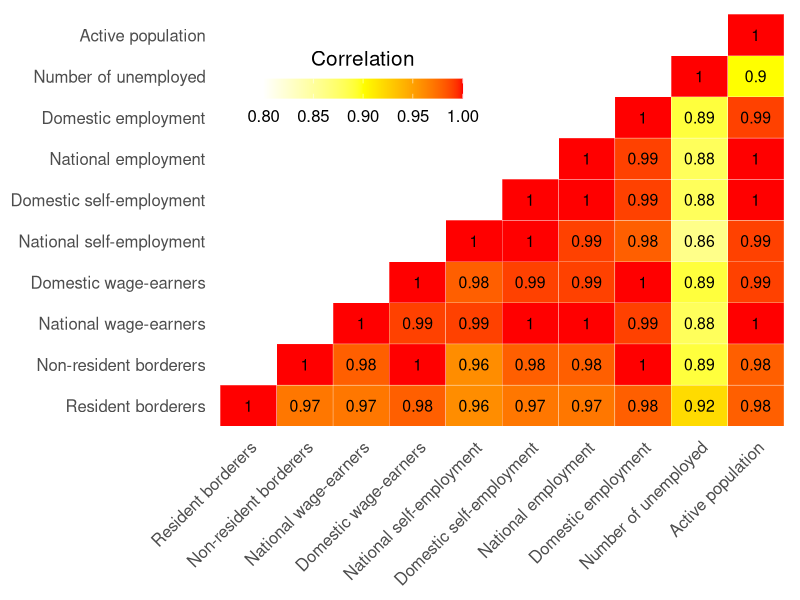
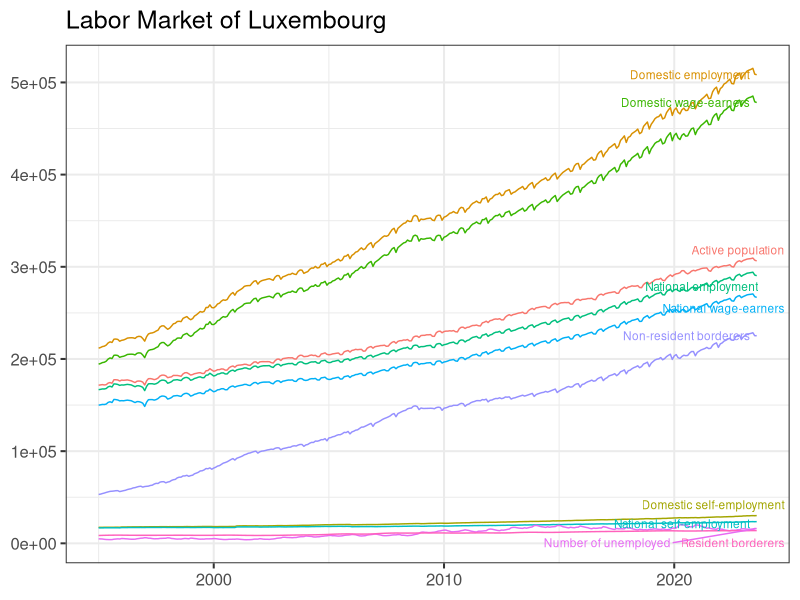
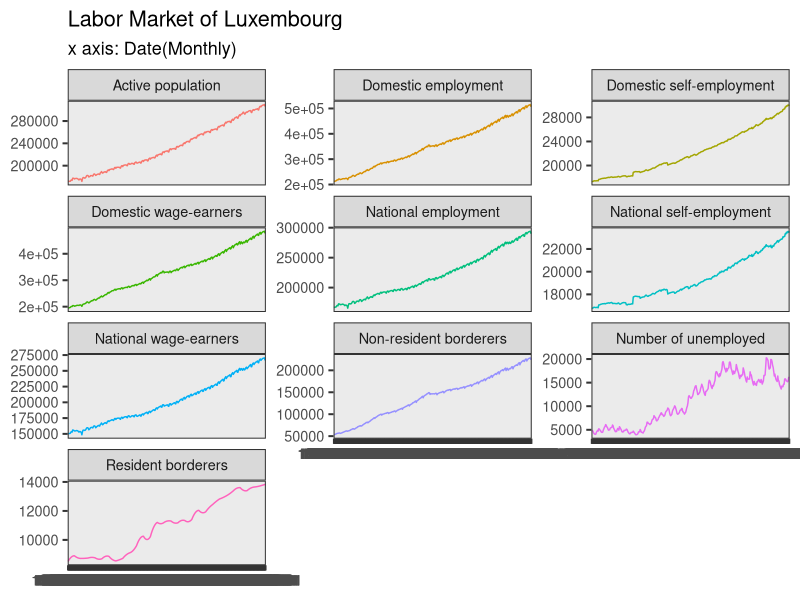
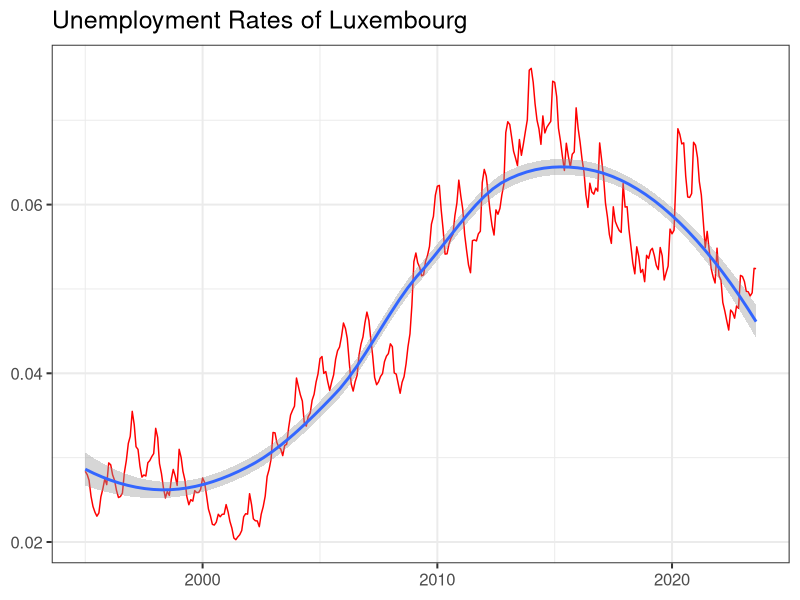
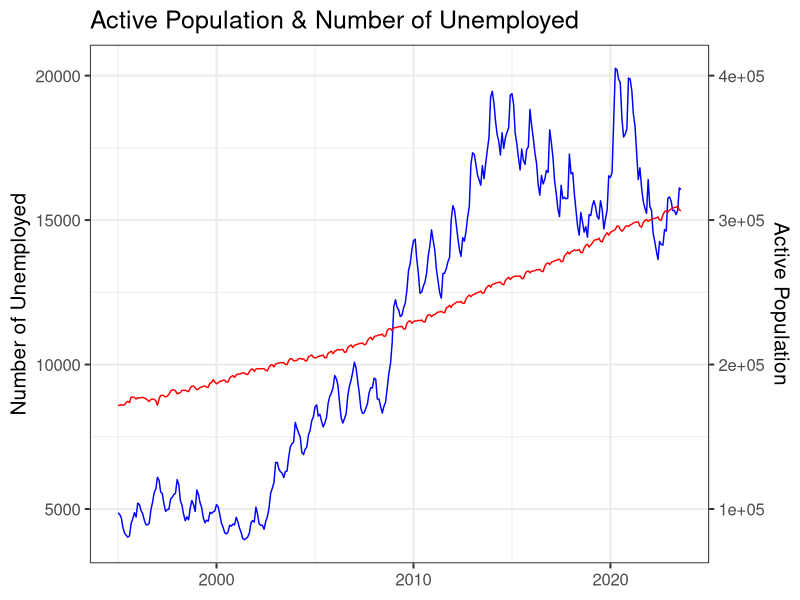
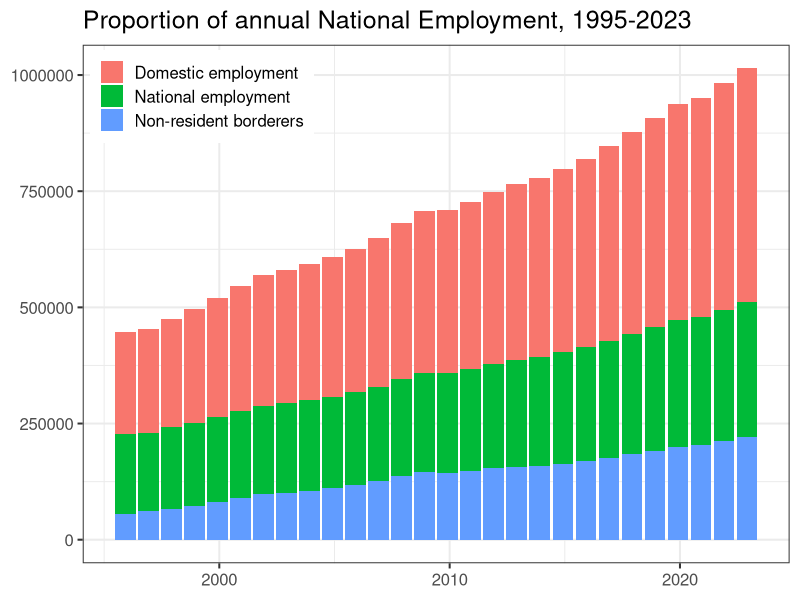
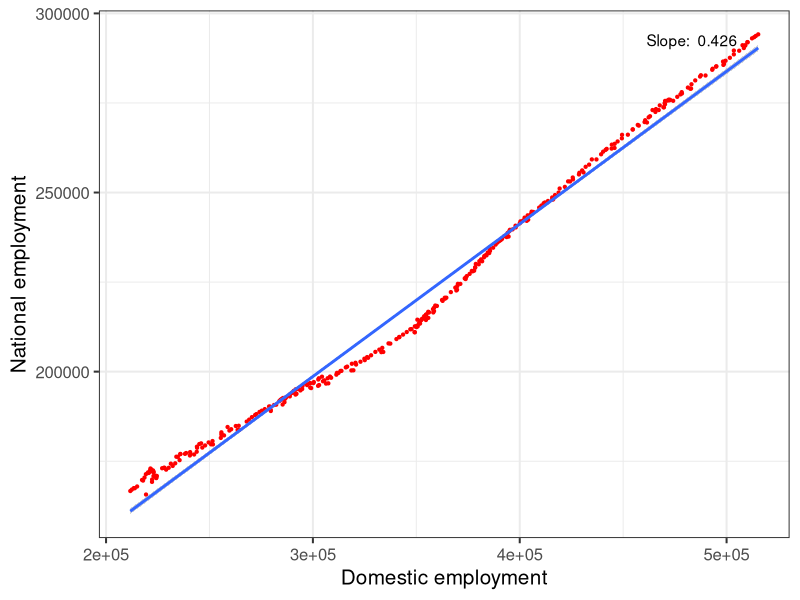
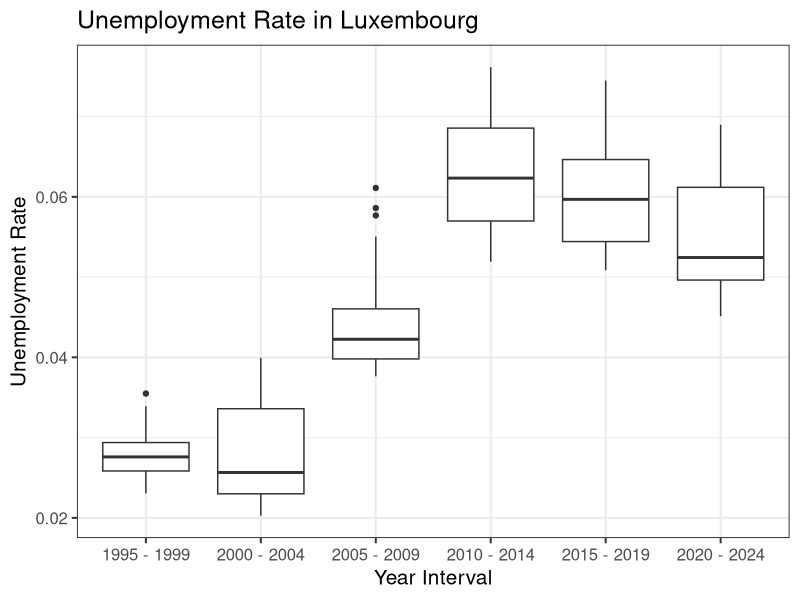

Here is the R script that generated these plots, in order:
## ---- chunk 1
# Load libraries
library(openxlsx)
library(knitr)
library(kableExtra)

# Import Excel file data
df <- read.xlsx("data.xlsx")

# Rename columns
colnames(df) <- c("Date", "Resident borderers", "Non-resident borderers", "National wage-earners", "Domestic wage-earners", "National self-employment", "Domestic self-employment", "National employment", "Domestic employment", "Number of unemployed", "Active population")

# Convert date column to Date format
df$Date <- as.numeric(df$Date)
df$Date <- as.Date(df$Date, origin = "1899-12-30")

# Show first 10 rows
kable(df[1:5, 1:6], format = "html", caption = "First 5 Rows", row.names = FALSE) |>
  kable_styling("striped", full_width = FALSE) |>
  kable_styling(font_size = 15)
kable(df[1:5, 7:11], format = "html", row.names = FALSE) |>
  kable_styling("striped", full_width = FALSE) |>
  kable_styling(font_size = 15)
## ---- chunk 2
# Import libraries
library(ggplot2)
library(reshape2)

# Set the theme
theme_set(theme_bw( base_size = 15))

get_lower_tri<-function(cormat){
    cormat[upper.tri(cormat)] <- NA
    return(cormat)
  }

cormat <- round(cor(df[,-1]),2)    # Delete the DATE column
lower_tri <- get_lower_tri(cormat)
melted_cormat <- melt(lower_tri, na.rm = TRUE)

ggheatmap <- ggplot(data = melted_cormat, aes(x=Var1, y=Var2, fill=value)) + 
  geom_tile(color = "white") + 
  scale_fill_gradient2(limits = c(0.8, 1), low = "white", mid = "yellow", high = "red", midpoint = 0.9) + 
  labs(x = NULL, y = NULL, fill = "Correlation")

ggheatmap + 
geom_text(aes(Var1, Var2, label = value), color = "black", size = 4) +
theme(
  axis.title.x = element_blank(),
  axis.title.y = element_blank(),
  panel.grid.major = element_blank(),
  panel.border = element_blank(),
  panel.background = element_blank(),
  axis.ticks = element_blank(),
  legend.justification = c(1, 0),
  legend.position = c(0.45, 0.70),
  legend.direction = "horizontal")+
  guides(fill = guide_colorbar(barwidth = 10, barheight = 1,
                title.position = "top", title.hjust = 0.5)) + 
  theme(axis.text.x = element_text(angle = 45, hjust = 1))
## ---- chunk 3
df_rs <- read.xlsx("data_reshaped.xlsx")

# Rename columns
colnames(df_rs) <- c("Category", "Date","Value")

# Convert date column to Date format
df_rs$Date <- as.numeric(df_rs$Date)
df_rs$Date <- as.Date(df_rs$Date, origin = "1899-12-30")
## ---- chunk 4
library(dplyr)
library(ggrepel)
data_ends <- df_rs |> filter(Date == "2023-08-01")

ggplot(df_rs, aes(x = Date, y = Value, color = Category, group = Category)) +
  geom_line() +
  geom_text_repel(
    aes(label = Category), data = data_ends, nudge_x = 0.35, size = 3
    ) + 
  labs(title = "Labor Market of Luxembourg",x=NULL, y=NULL) + 
  theme(legend.position = "none")
## ---- chunk 5
df_rs |>
  ggplot(aes(x = as.factor(Date), y = Value, colour = Category)) + 
  geom_line(aes( group = Category)) +
  labs(title = "Labor Market of Luxembourg",
       subtitle = "x axis: Date(Monthly)",
       fill = NULL,
       x = NULL,
       y = NULL) +
  facet_wrap(vars(Category), nrow = 4, scales = "free_y") +
  theme(legend.position = "none", 
        text = element_text(size = 13))
## ---- chunk 6
# Calculate Unemployment rates
df_ur <- data.frame(
  Category = rep("Unemployment rate", 344),
  Date = df_rs[1:344, 2],
  Value = df_rs |> 
    filter(Category == "Number of unemployed") |>
    select(Value) / df_rs |>
    filter(Category == "Active population") |>
    select(Value)
)

df_rs <- rbind(df_rs, df_ur)

# Plot of Unemployment rate
df_rs |> 
  filter(Category == "Unemployment rate") |>
  ggplot(aes(x = Date, y = Value)) + 
  geom_line(color = "red") + 
  geom_smooth() + 
  labs(title = "Unemployment Rates of Luxembourg",
       x = NULL,
       y = NULL) +
  theme(legend.position = "none")


## ---- chunk 7
df |> 
  ggplot(aes(x = Date)) + 
  geom_line(aes(y = `Number of unemployed`), color = "blue") + 
  geom_line(aes(y = `Active population` * 0.05), color = "red") + 
  labs(title = "Active Population & Number of Unemployed",
       x = NULL,
       y = NULL,
       color = NULL) + 
  scale_y_continuous(name = "Number of Unemployed", sec.axis = sec_axis(~.*20, name = "Active Population")) + 
  theme(legend.position = c(0.01, 0.99), legend.justification = c(0, 1))
## ---- chunk 8
library(lubridate)
library(tidyr)

# Create a new data frame containing annual data.
df |>
  pivot_longer(
    cols = c(
      "Non-resident borderers",
      "National employment",
      "Domestic employment"
    ),
    names_to = "Categories",
    values_to = "Values"
  ) |>
  filter(month(Date) == 12) -> df_an

ggplot(df_an) +
  geom_col(aes(x = Date,
               y = Values,
               fill = Categories)) + 
  labs(title = "Proportion of annual National Employment, 1995-2023", 
       x = NULL,
       y = NULL,
       fill = NULL) + 
  theme(legend.position = c(0.01, 0.99), legend.justification = c(0, 1))
## ---- chunk 9
mdl <- lm(`National employment` ~ `Domestic employment`, data = df)
slope <- coef(mdl)[2]

df |> 
  ggplot(aes(x = `Domestic employment`, y = `National employment`)) +
  geom_point(color = "red", size = 0.8) +
  geom_smooth(method = "lm", se = TRUE) +  # Add linear regression line
  annotate("text", x = max(df$`Domestic employment`) - 10000, y = max(df$`National employment`), 
           label = paste("Slope: ", round(slope, 3)),
           hjust = 1, vjust = 1) +
  labs(x = "Domestic employment",
       y = "National employment")
## ---- chunk 10
# Box Plot
df$`Unemployment rate` <- df$`Number of unemployed` / df$`Active population`

df |> 
  ggplot(aes(x = cut(Date, breaks = "5 years"), y = `Unemployment rate`, group = cut(Date, breaks = "5 years"))) + 
  geom_boxplot() + 
  scale_x_discrete(labels = function(x) {
    interval_start <- as.Date(x, format = "%Y-%m-%d")
    interval_end <- interval_start + lubridate::years(5) - lubridate::days(1)
    sprintf("%s - %s", format(interval_start, "%Y"), format(interval_end, "%Y"))
  }) +
  labs(title = "Unemployment Rate in Luxembourg", 
       x = "Year Interval", 
       y = "Unemployment Rate")
